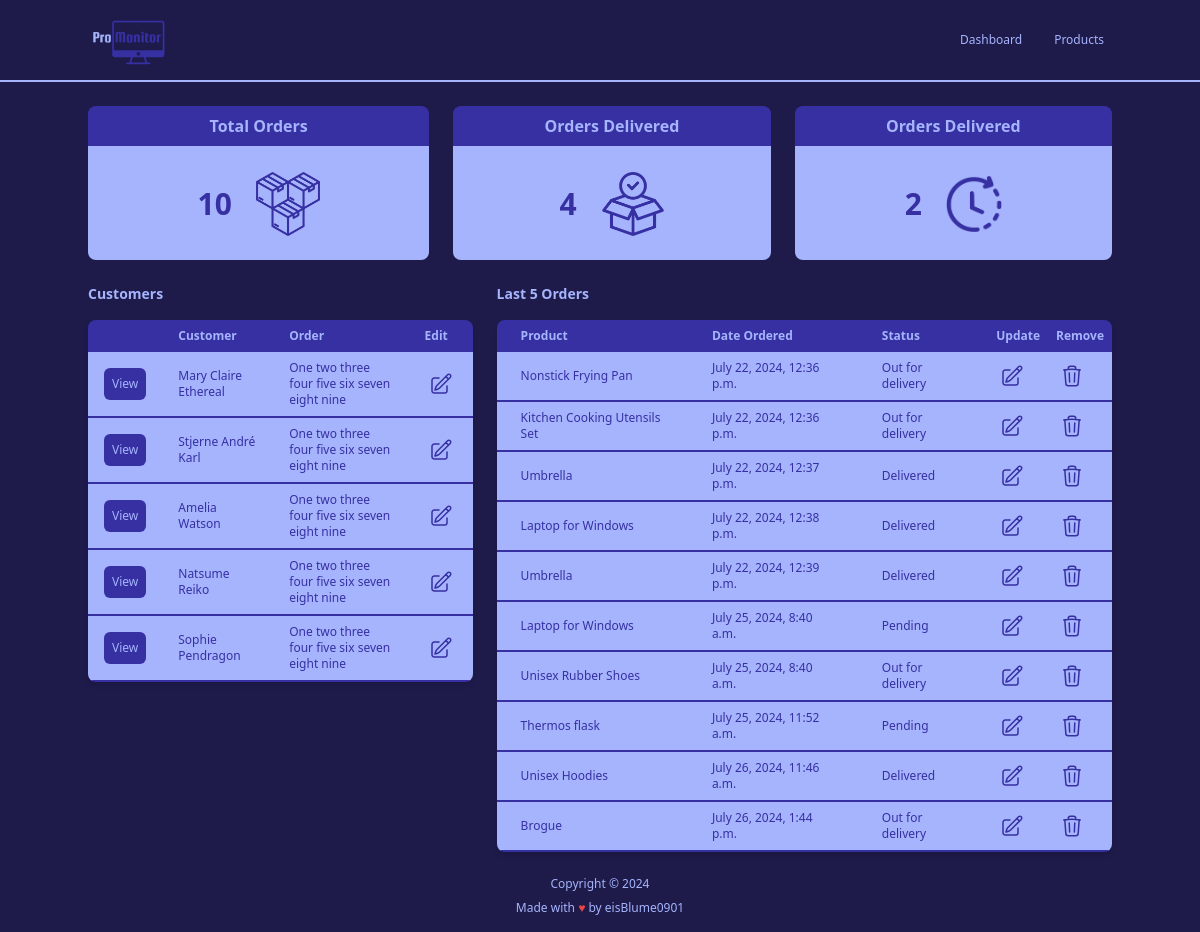
/, run on an earlier commit of the app's database.
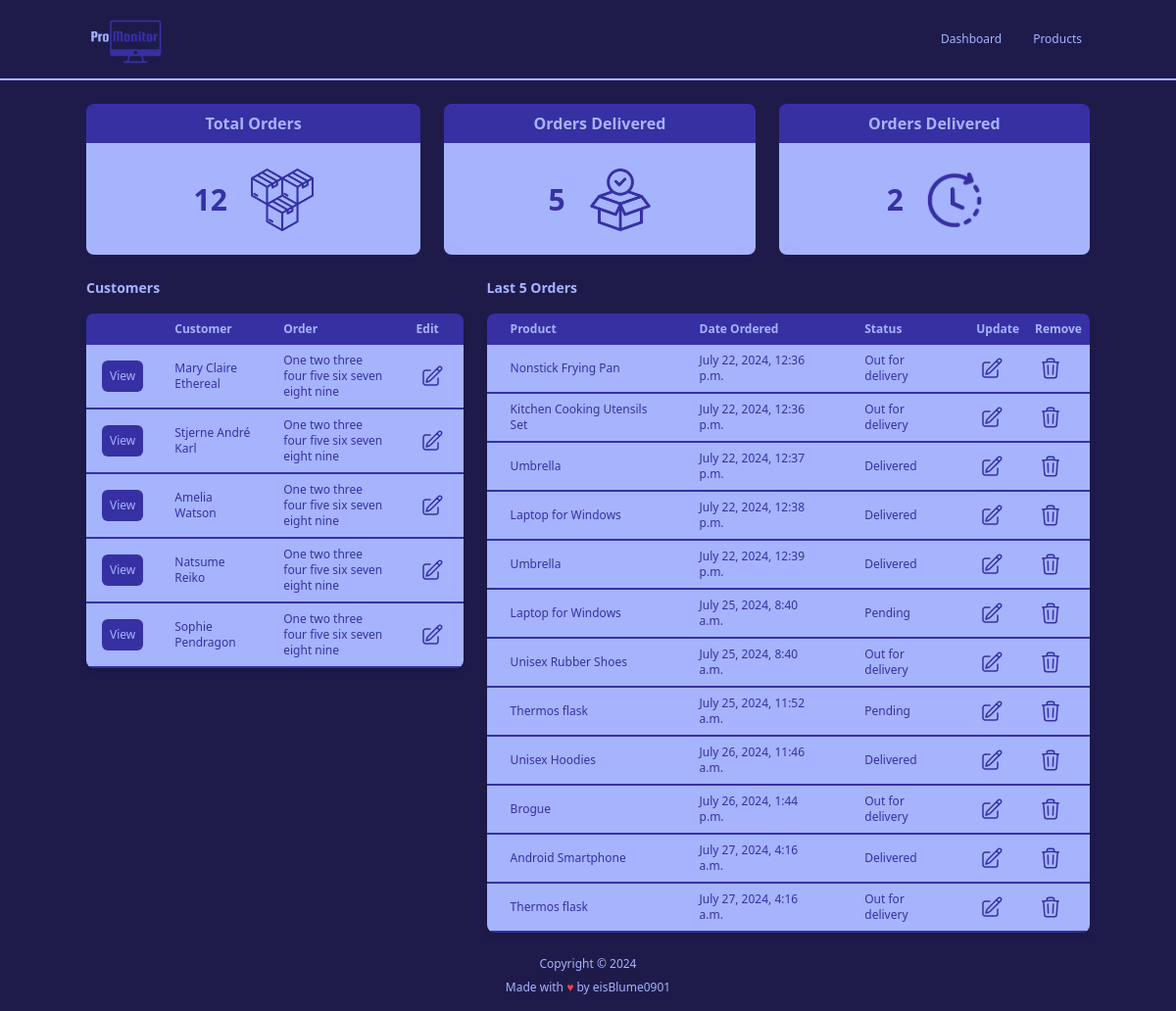
And on a later commit of the database.
### accounts/models.py (models this page shows, shortened)
class Customer(models.Model):
    name = models.CharField(max_length=200, null=True)
    phone = models.CharField(max_length=200, null=True)
    email = models.EmailField(max_length=200, null=True)
    date_created = models.DateTimeField(auto_now_add=True, null=True)

class Order(models.Model):
    STATUS = (
        ('Pending', 'Pending'),
        ('Out for delivery', 'Out for delivery'),
        ('Delivered', 'Delivered'),
    )
    customer = models.ForeignKey(Customer, null=True, on_delete=models.SET_NULL)
    product = models.ForeignKey(Product, null=True, on_delete=models.SET_NULL)
    date_created = models.DateTimeField(auto_now_add=True, null=True)
    status = models.CharField(max_length=200, null=True, choices=STATUS)

class Product(models.Model):
    CATEGORY = (
        ('Indoor', 'Indoor'),
        ('Outdoor', 'Outdoor'),
    )
    name = models.CharField(max_length=200, null=True)
    price = models.FloatField(null=True)
    category = models.CharField(max_length=200, null=True, choices=CATEGORY)
    description = models.TextField(null=True, blank=True)
    date_created = models.DateTimeField(auto_now_add=True, null=True)
    tags = models.ManyToManyField('Tag')
    def __str__(self) -> str:
        return self.name

### accounts/views.py (the view)
# urls.py: path('', views.home, name="home"),
def home(request):
    allOrders = Order.objects.all()
    allCustomers = Customer.objects.all()
    allPendingOrders = Order.objects.filter(status="Pending").count()
    allOutOfDeliveryOrders = Order.objects.filter(status="Out for delivery").count()
    allDeliveredOrders = Order.objects.filter(status="Delivered").count()
    allOrdersCount = Order.objects.count()
    context = {
        'orders': allOrders,
        'ordersCount': allOrdersCount,
        'customers': allCustomers,
        'pendingOrders': allPendingOrders,
        'outOfDeliveryOrders': allOutOfDeliveryOrders,
        'deliveredOrders': allDeliveredOrders,
    }
    return render(request, 'accounts/dashboard.html', context)

### templates/accounts/dashboard.html (shortened to what this page needs)
{% extends 'main.html' %}
{% block content %}
{% load static %}
{% include 'partials/_home_navbar.html' %}
{% include 'partials/_order_status.html' %}
<div class="flex flex-row mx-auto my-6 max-w-screen-lg justify-between gap-6">
    <div class="flex flex-col gap-4 lg:w-5/12">
        <div class="flex flex-row justify-between items-center">
            <div class="text-indigo-300 font-semibold text-sm text-center">Customers</div>
            </div>
        <div class="relative overflow-x-auto shadow-md rounded-lg">
            <table class="text-sm text-left text-indigo-300 table-fixed">
                <thead class="text-xs text-indigo-300 bg-indigo-800">
                    <tr>
                        <th class="px-4 py-2"></th>
                        <th class="px-4 py-2">Customer</th>
                        <th class="px-4 py-2">Order</th>
                        <th class="px-4 py-2">Edit</th>
                    </tr>
                </thead>
                <tbody class="text-xs text-indigo-800 font-medium whitespace-normal">
                    {% for customer in customers %}
                    <tr class="bg-indigo-300 border-b-2 border-indigo-800 hover:bg-indigo-200">
                        <td class="px-4 py-2">
                            <a href="{% url 'customer' customer.id %}">
                                <button class="p-2 bg-indigo-800 text-indigo-300 rounded-md hover:bg-indigo-300 hover:text-indigo-800">View</button>
                            </a>
                        </td>
                        <td class="px-4 py-2">{{ customer.name }}</td>
                        <td class="px-4 py-2">One two three four five six seven eight nine</td>
                        <td class="px-4 py-2 mx-auto">
                            <button class="p-1 hover:bg-indigo-800 hover:text-indigo-300 hover:rounded-md">
                            </button>
                        </td>
                    </tr>
                    {% endfor %}
                </tbody>
            </table>
        </div>
    </div>
    <div class="flex flex-col gap-4 lg:w-8/12">
        <div class="flex flex-row justify-between items-center">
            <div class="text-indigo-300 font-semibold text-sm text-center">Last 5 Orders</div>
        </div>
        <div class="relative overflow-x-auto shadow-md rounded-lg">
            <table class="text-sm text-left text-indigo-300 table-fixed">
                <thead class="text-xs text-indigo-300 bg-indigo-800">
                    <tr>
                        <th class="px-6 py-2">Product</th>
                        <th class="px-6 py-2">Date Ordered</th>
                        <th class="px-6 py-2">Status</th>
                        <th class="px-2 py-2">Update</th>
                        <th class="px-2 py-2">Remove</th>
                    </tr>
                </thead>
                <tbody class="text-xs text-indigo-800 font-medium whitespace-normal">
                    {% for order in orders %}
                    <tr class="bg-indigo-300 border-b-2 border-indigo-800 hover:bg-indigo-200">
                        <td class="px-6 py-2">{{ order.product }}</td>
                        <td class="px-6 py-2">{{ order.date_created }}</td>
                        <td class="px-6 py-2">{{ order.status }}</td>
                        <td class="px-2 py-2">
                            <button class="p-1 hover:bg-indigo-800 hover:text-indigo-300 hover:rounded-md">
                                <a href="{% url 'update_order' order.id %}">
                                </a>
                            </button>
                        </td>
                        <td class="px-2 py-2">
                            <button class="p-1 hover:bg-indigo-800 hover:text-indigo-300 hover:rounded-md">
                                <a href="{% url 'delete_order' order.id %}">
                                </a>
                            </button>
                        </td>
                    </tr>
                    {% endfor %}
                </tbody>
            </table>
        </div>
    </div>
</div>
{% endblock %}

What changed in the data, as far as the page shows it:
added Order: product "Android Smartphone", date_created "July 27, 2024, 4:16 a.m.", status "Delivered"
added Order: product "Thermos flask", date_created "July 27, 2024, 4:16 a.m.", status "Out for delivery"
Also different on the page:
{{ ordersCount }}: "10" → "12"
{{ deliveredOrders }}: "4" → "5"
